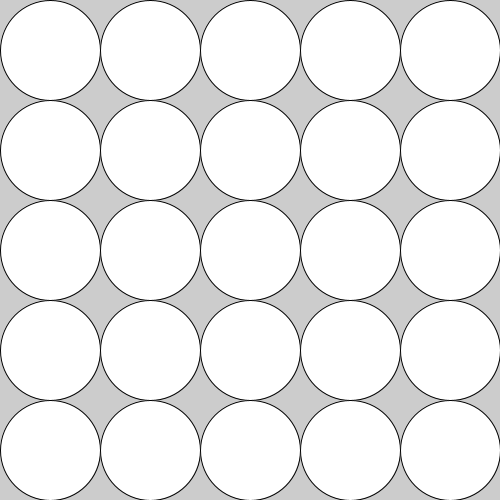
Frame 1 (no input)
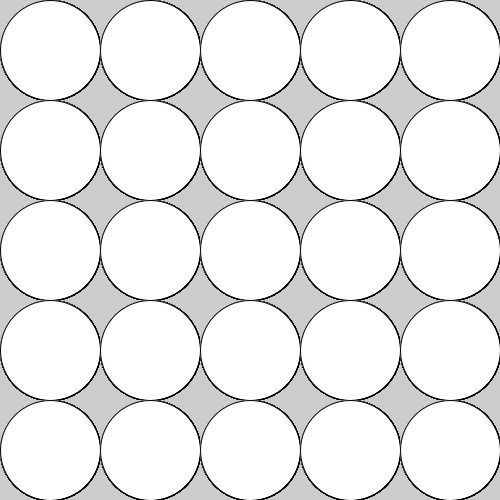
Frame 60 (the mouse pressed at the canvas centre just before this capture)
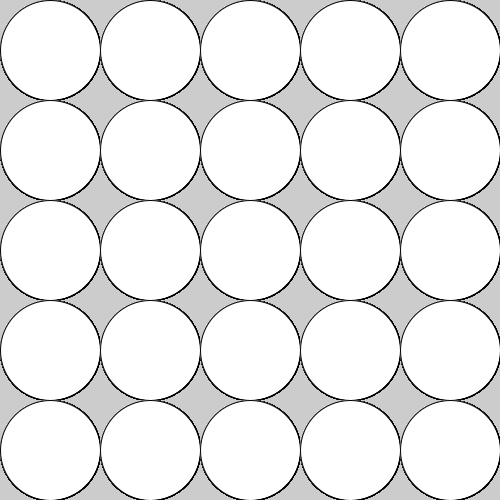
Frame 120 (the mouse held since frame 60 and released just before this capture)

The Processing sketch that drew these frames (run headless with seeded random() and noise(); from frame 60 on, the mouse is pressed at the canvas centre):

// Processing sketch: For_Loop_Circles
// ── For_Loop_Circles.pde
void setup()
{
  size(500,500);
}
void draw()
{
  for(int y=0;y<5;y++)
  {
    for(int x=0;x<5;x++)
    {
    ellipse(50+100*x,50+100*y,100,100);
    }
  }
  }
